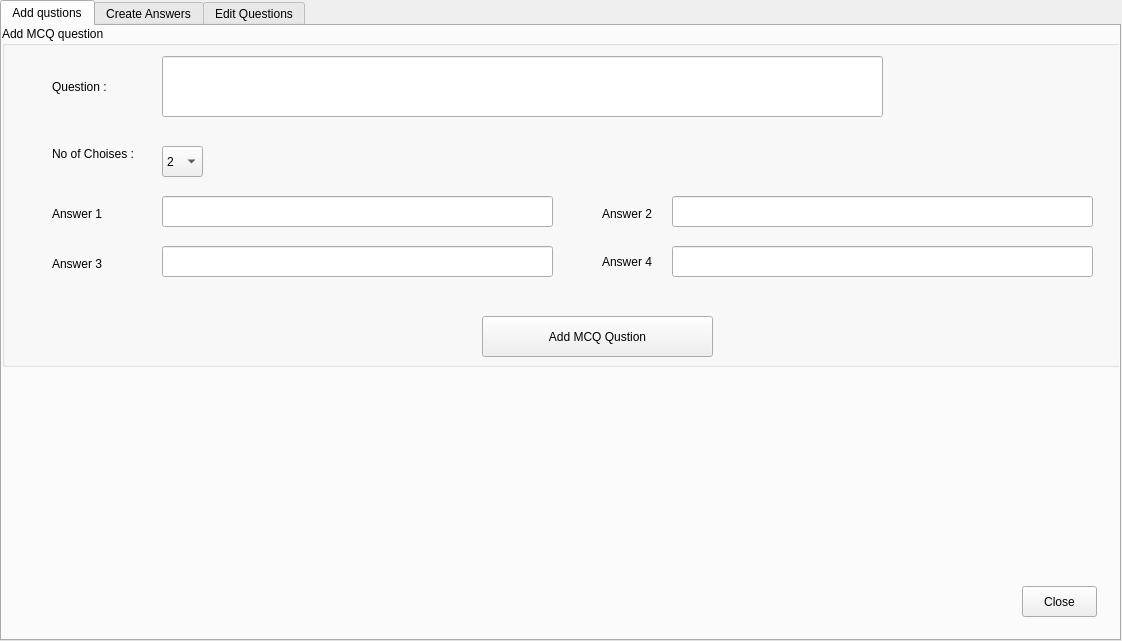
<?xml version="1.0" encoding="UTF-8"?>
<ui version="4.0">
 <class>NewMcqPaper</class>
 <widget class="QWidget" name="NewMcqPaper">
  <property name="geometry">
   <rect>
    <x>0</x>
    <y>0</y>
    <width>1122</width>
    <height>641</height>
   </rect>
  </property>
  <property name="windowTitle">
   <string>Form</string>
  </property>
  <widget class="QTabWidget" name="tWPaperCreation">
   <property name="geometry">
    <rect>
     <x>0</x>
     <y>0</y>
     <width>1121</width>
     <height>641</height>
    </rect>
   </property>
   <property name="font">
    <font>
     <pointsize>9</pointsize>
    </font>
   </property>
   <property name="currentIndex">
    <number>0</number>
   </property>
   <widget class="QWidget" name="tab">
    <attribute name="title">
     <string>Add qustions</string>
    </attribute>
    <widget class="QPushButton" name="pBClose">
     <property name="geometry">
      <rect>
       <x>1020</x>
       <y>560</y>
       <width>75</width>
       <height>31</height>
      </rect>
     </property>
     <property name="text">
      <string>Close</string>
     </property>
    </widget>
    <widget class="QGroupBox" name="gBMcq">
     <property name="geometry">
      <rect>
       <x>0</x>
       <y>0</y>
       <width>1141</width>
       <height>341</height>
      </rect>
     </property>
     <property name="title">
      <string>Add MCQ question</string>
     </property>
     <widget class="QLabel" name="lMcqQuestion">
      <property name="geometry">
       <rect>
        <x>50</x>
        <y>50</y>
        <width>71</width>
        <height>21</height>
       </rect>
      </property>
      <property name="text">
       <string>Question :</string>
      </property>
     </widget>
     <widget class="QLineEdit" name="lEMcqQuestion">
      <property name="geometry">
       <rect>
        <x>160</x>
        <y>30</y>
        <width>721</width>
        <height>61</height>
       </rect>
      </property>
      <property name="alignment">
       <set>Qt::AlignLeading|Qt::AlignLeft|Qt::AlignTop</set>
      </property>
     </widget>
     <widget class="QLabel" name="lNoOfChoises">
      <property name="geometry">
       <rect>
        <x>50</x>
        <y>120</y>
        <width>91</width>
        <height>16</height>
       </rect>
      </property>
      <property name="text">
       <string>No of Choises :</string>
      </property>
     </widget>
     <widget class="QComboBox" name="cBNoOfChoises">
      <property name="geometry">
       <rect>
        <x>160</x>
        <y>120</y>
        <width>41</width>
        <height>31</height>
       </rect>
      </property>
      <item>
       <property name="text">
        <string>2</string>
       </property>
      </item>
      <item>
       <property name="text">
        <string>3</string>
       </property>
      </item>
      <item>
       <property name="text">
        <string>4</string>
       </property>
      </item>
     </widget>
     <widget class="QLabel" name="lAnswer1">
      <property name="geometry">
       <rect>
        <x>50</x>
        <y>180</y>
        <width>61</width>
        <height>16</height>
       </rect>
      </property>
      <property name="text">
       <string>Answer 1</string>
      </property>
     </widget>
     <widget class="QLineEdit" name="lEAnswer1">
      <property name="geometry">
       <rect>
        <x>160</x>
        <y>170</y>
        <width>391</width>
        <height>31</height>
       </rect>
      </property>
      <property name="alignment">
       <set>Qt::AlignLeading|Qt::AlignLeft|Qt::AlignVCenter</set>
      </property>
     </widget>
     <widget class="QLabel" name="lAnswer2">
      <property name="geometry">
       <rect>
        <x>600</x>
        <y>180</y>
        <width>81</width>
        <height>16</height>
       </rect>
      </property>
      <property name="text">
       <string>Answer 2</string>
      </property>
     </widget>
     <widget class="QLineEdit" name="lEAnswer2">
      <property name="geometry">
       <rect>
        <x>670</x>
        <y>170</y>
        <width>421</width>
        <height>31</height>
       </rect>
      </property>
     </widget>
     <widget class="QLabel" name="lAnswer3">
      <property name="geometry">
       <rect>
        <x>50</x>
        <y>230</y>
        <width>61</width>
        <height>16</height>
       </rect>
      </property>
      <property name="text">
       <string>Answer 3</string>
      </property>
     </widget>
     <widget class="QLineEdit" name="lEAnswer3">
      <property name="geometry">
       <rect>
        <x>160</x>
        <y>220</y>
        <width>391</width>
        <height>31</height>
       </rect>
      </property>
     </widget>
     <widget class="QLabel" name="lAnswer4">
      <property name="geometry">
       <rect>
        <x>600</x>
        <y>225</y>
        <width>61</width>
        <height>21</height>
       </rect>
      </property>
      <property name="text">
       <string>Answer 4</string>
      </property>
     </widget>
     <widget class="QLineEdit" name="lEAnswer4">
      <property name="geometry">
       <rect>
        <x>670</x>
        <y>220</y>
        <width>421</width>
        <height>31</height>
       </rect>
      </property>
     </widget>
     <widget class="QPushButton" name="pBAddMcq">
      <property name="geometry">
       <rect>
        <x>480</x>
        <y>290</y>
        <width>231</width>
        <height>41</height>
       </rect>
      </property>
      <property name="text">
       <string>Add MCQ Qustion</string>
      </property>
     </widget>
    </widget>
   </widget>
   <widget class="QWidget" name="tab_2">
    <attribute name="title">
     <string>Create Answers</string>
    </attribute>
    <widget class="QGroupBox" name="gBHeader">
     <property name="geometry">
      <rect>
       <x>0</x>
       <y>0</y>
       <width>1111</width>
       <height>81</height>
      </rect>
     </property>
     <property name="font">
      <font>
       <pointsize>12</pointsize>
      </font>
     </property>
     <property name="title">
      <string/>
     </property>
    </widget>
    <widget class="QGroupBox" name="gBQuestions">
     <property name="geometry">
      <rect>
       <x>0</x>
       <y>80</y>
       <width>1111</width>
       <height>501</height>
      </rect>
     </property>
     <property name="font">
      <font>
       <pointsize>11</pointsize>
      </font>
     </property>
     <property name="title">
      <string/>
     </property>
     <widget class="QFrame" name="fQuestion1">
      <property name="geometry">
       <rect>
        <x>0</x>
        <y>0</y>
        <width>1110</width>
        <height>100</height>
       </rect>
      </property>
      <property name="frameShape">
       <enum>QFrame::StyledPanel</enum>
      </property>
      <property name="frameShadow">
       <enum>QFrame::Raised</enum>
      </property>
     </widget>
     <widget class="QFrame" name="fQuestion2">
      <property name="geometry">
       <rect>
        <x>0</x>
        <y>100</y>
        <width>1110</width>
        <height>100</height>
       </rect>
      </property>
      <property name="frameShape">
       <enum>QFrame::StyledPanel</enum>
      </property>
      <property name="frameShadow">
       <enum>QFrame::Raised</enum>
      </property>
     </widget>
     <widget class="QFrame" name="fQuestion3">
      <property name="geometry">
       <rect>
        <x>0</x>
        <y>200</y>
        <width>1110</width>
        <height>100</height>
       </rect>
      </property>
      <property name="frameShape">
       <enum>QFrame::StyledPanel</enum>
      </property>
      <property name="frameShadow">
       <enum>QFrame::Raised</enum>
      </property>
     </widget>
     <widget class="QFrame" name="fQuestion4">
      <property name="geometry">
       <rect>
        <x>0</x>
        <y>300</y>
        <width>1110</width>
        <height>100</height>
       </rect>
      </property>
      <property name="frameShape">
       <enum>QFrame::StyledPanel</enum>
      </property>
      <property name="frameShadow">
       <enum>QFrame::Raised</enum>
      </property>
     </widget>
     <widget class="QFrame" name="fQuestion5">
      <property name="geometry">
       <rect>
        <x>0</x>
        <y>400</y>
        <width>1110</width>
        <height>100</height>
       </rect>
      </property>
      <property name="frameShape">
       <enum>QFrame::StyledPanel</enum>
      </property>
      <property name="frameShadow">
       <enum>QFrame::Raised</enum>
      </property>
     </widget>
    </widget>
    <widget class="QPushButton" name="pBCClose">
     <property name="geometry">
      <rect>
       <x>984</x>
       <y>580</y>
       <width>131</width>
       <height>31</height>
      </rect>
     </property>
     <property name="text">
      <string>Save All and Close</string>
     </property>
    </widget>
    <widget class="QPushButton" name="pBPrivious">
     <property name="geometry">
      <rect>
       <x>450</x>
       <y>582</y>
       <width>75</width>
       <height>31</height>
      </rect>
     </property>
     <property name="text">
      <string>Privious</string>
     </property>
    </widget>
    <widget class="QPushButton" name="pBNext">
     <property name="geometry">
      <rect>
       <x>580</x>
       <y>582</y>
       <width>75</width>
       <height>31</height>
      </rect>
     </property>
     <property name="text">
      <string>Next</string>
     </property>
    </widget>
    <widget class="QLabel" name="lPageNo">
     <property name="geometry">
      <rect>
       <x>550</x>
       <y>590</y>
       <width>21</width>
       <height>16</height>
      </rect>
     </property>
     <property name="font">
      <font>
       <pointsize>10</pointsize>
       <weight>75</weight>
       <bold>true</bold>
      </font>
     </property>
     <property name="text">
      <string>1</string>
     </property>
    </widget>
   </widget>
   <widget class="QWidget" name="tab_3">
    <attribute name="title">
     <string>Edit Questions</string>
    </attribute>
    <widget class="QGroupBox" name="gBEHeader">
     <property name="geometry">
      <rect>
       <x>0</x>
       <y>0</y>
       <width>1111</width>
       <height>81</height>
      </rect>
     </property>
     <property name="font">
      <font>
       <pointsize>12</pointsize>
      </font>
     </property>
     <property name="title">
      <string/>
     </property>
    </widget>
    <widget class="QGroupBox" name="gBEQuestions">
     <property name="geometry">
      <rect>
       <x>0</x>
       <y>80</y>
       <width>1111</width>
       <height>501</height>
      </rect>
     </property>
     <property name="font">
      <font>
       <pointsize>11</pointsize>
      </font>
     </property>
     <property name="title">
      <string/>
     </property>
     <widget class="QFrame" name="fEQuestion1">
      <property name="geometry">
       <rect>
        <x>0</x>
        <y>0</y>
        <width>1110</width>
        <height>100</height>
       </rect>
      </property>
      <property name="frameShape">
       <enum>QFrame::StyledPanel</enum>
      </property>
      <property name="frameShadow">
       <enum>QFrame::Raised</enum>
      </property>
     </widget>
     <widget class="QFrame" name="fEQuestion2">
      <property name="geometry">
       <rect>
        <x>0</x>
        <y>100</y>
        <width>1110</width>
        <height>100</height>
       </rect>
      </property>
      <property name="frameShape">
       <enum>QFrame::StyledPanel</enum>
      </property>
      <property name="frameShadow">
       <enum>QFrame::Raised</enum>
      </property>
     </widget>
     <widget class="QFrame" name="fEQuestion3">
      <property name="geometry">
       <rect>
        <x>0</x>
        <y>200</y>
        <width>1110</width>
        <height>100</height>
       </rect>
      </property>
      <property name="frameShape">
       <enum>QFrame::StyledPanel</enum>
      </property>
      <property name="frameShadow">
       <enum>QFrame::Raised</enum>
      </property>
     </widget>
     <widget class="QFrame" name="fEQuestion4">
      <property name="geometry">
       <rect>
        <x>0</x>
        <y>300</y>
        <width>1110</width>
        <height>100</height>
       </rect>
      </property>
      <property name="frameShape">
       <enum>QFrame::StyledPanel</enum>
      </property>
      <property name="frameShadow">
       <enum>QFrame::Raised</enum>
      </property>
     </widget>
     <widget class="QFrame" name="fEQuestion5">
      <property name="geometry">
       <rect>
        <x>0</x>
        <y>400</y>
        <width>1110</width>
        <height>100</height>
       </rect>
      </property>
      <property name="frameShape">
       <enum>QFrame::StyledPanel</enum>
      </property>
      <property name="frameShadow">
       <enum>QFrame::Raised</enum>
      </property>
     </widget>
    </widget>
    <widget class="QLabel" name="lEPageNo">
     <property name="geometry">
      <rect>
       <x>540</x>
       <y>590</y>
       <width>21</width>
       <height>16</height>
      </rect>
     </property>
     <property name="font">
      <font>
       <pointsize>10</pointsize>
       <weight>75</weight>
       <bold>true</bold>
      </font>
     </property>
     <property name="text">
      <string>1</string>
     </property>
    </widget>
    <widget class="QPushButton" name="pBEClose">
     <property name="geometry">
      <rect>
       <x>974</x>
       <y>580</y>
       <width>131</width>
       <height>31</height>
      </rect>
     </property>
     <property name="text">
      <string>Save All and Close</string>
     </property>
    </widget>
    <widget class="QPushButton" name="pBENext">
     <property name="geometry">
      <rect>
       <x>570</x>
       <y>580</y>
       <width>75</width>
       <height>31</height>
      </rect>
     </property>
     <property name="text">
      <string>Next</string>
     </property>
    </widget>
    <widget class="QPushButton" name="pBEPrivious">
     <property name="geometry">
      <rect>
       <x>450</x>
       <y>580</y>
       <width>75</width>
       <height>31</height>
      </rect>
     </property>
     <property name="text">
      <string>Privious</string>
     </property>
    </widget>
   </widget>
  </widget>
 </widget>
 <resources/>
 <connections>
  <connection>
   <sender>pBClose</sender>
   <signal>clicked()</signal>
   <receiver>NewMcqPaper</receiver>
   <slot>close()</slot>
   <hints>
    <hint type="sourcelabel">
     <x>1078</x>
     <y>601</y>
    </hint>
    <hint type="destinationlabel">
     <x>1255</x>
     <y>586</y>
    </hint>
   </hints>
  </connection>
 </connections>
</ui>
